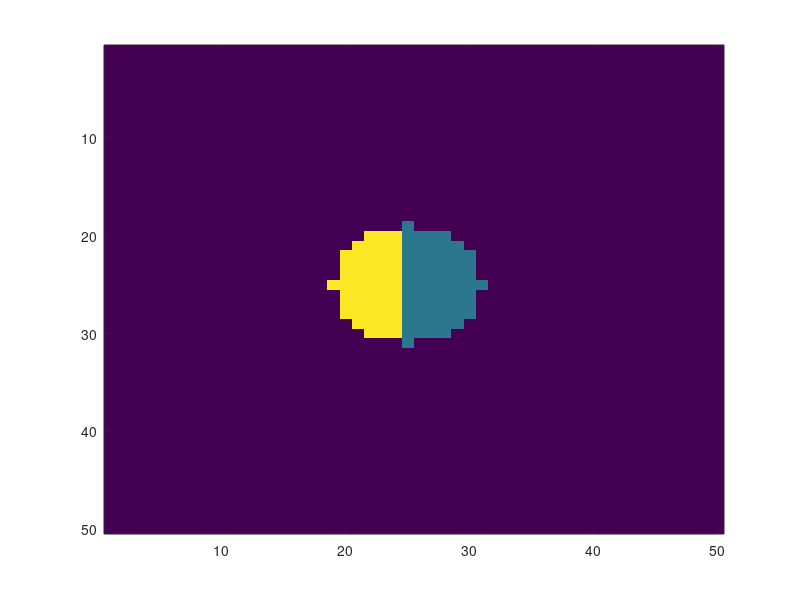

Source code (MATLAB): (Note: this script raises an error after producing the figure.)
%Script for waiting for user input then generating the echo
Fs = 44100;

%Input depth map example
d_map = zeros(50,50);
%21x21
[width, length1] = size(d_map);

d_map(:,1:floor(width/2)) = 5;
d_map(:,floor(width/2):end) = 2;

%This will be the size of the image we actually care about (can hear
%from).Can also be though of as the degree that our beam has from the
%center of the face. 
window_size = 6;

midx = floor(width/2);
midy = floor(length1/2);

%Generating the circular mask.
cx = midx;cy = midy; ix = width ; iy = length1 ;r = window_size;
[x,y] = meshgrid(-(cx-1):(ix-cx),-(cy-1):(iy-cy));
c_mask = double(((x.^2+y.^2)<=r^2));


display('Enter one movement with WASD then press ENTER.')
display('Press ENTER again to produce the echos.')

while(1)
   result = input('Use "W-A-S-D" keys to move the center of the head up, left, down, and right respectively.','s')
    
    %Move the window of view left, right, up, or down. 
    switch result
        case {'W' 'w'}
            %move up
            c_mask = shiftmatrix(c_mask,1,[0,-1],0);
            imagesc(c_mask);
            continue;
        case {'S' 's'}
            %move down
            c_mask = shiftmatrix(c_mask,1,[0,1],0);
            imagesc(c_mask);
            continue;
        case {'A' 'a'}
            %move left
            c_mask = shiftmatrix(c_mask,1,[-1,0],0);
            imagesc(c_mask);
            continue;
        case {'D' 'd'}
            %move right 
            c_mask = shiftmatrix(c_mask,1,[1,0],0);
            imagesc(c_mask);
            continue;
    end 
    
    
    %Element wise multiplication to 0 out the masked elements in the depth
    %map
    masked_scene = c_mask .* d_map;
    imagesc(masked_scene);
    
    
    
    display('got here')
    pause;
    %For me the disparity between the 2 can only be heard when the difference
    %in distances is greater than 2 meters. 

    echos = echoGen(d1, d2);
    audiowrite('test.wav',echos',Fs);

    test = wavread('test.wav');
    player = audioplayer(test,Fs);
    k = waitforbuttonpress;
    if(k)
        play(player);
        %I have to pause for the player to continue playing before the next
        %computation
        pause(.5);
    else
        display('.');
    end
end